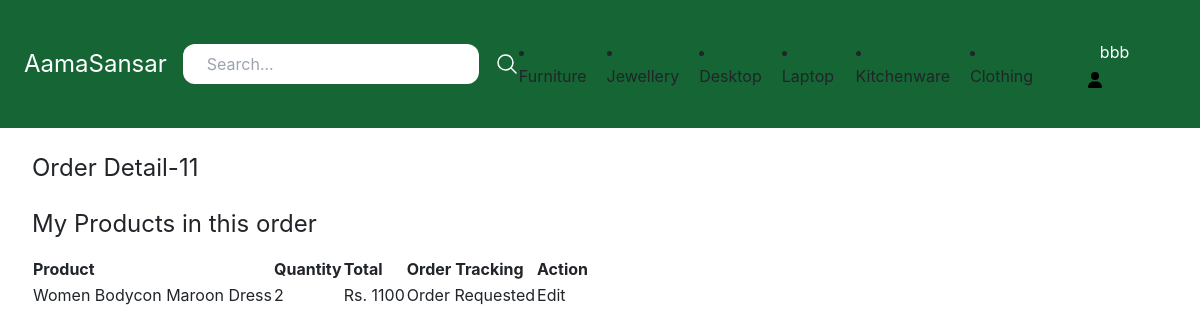
/vendor/35/order-detail/13/ (signed in), run on the app's committed database.
### store/models.py (models this page shows, shortened)
class Category(models.Model):
    title = models.CharField(max_length=50)
    slug = models.SlugField()
    class Meta:
        verbose_name_plural = 'Categories'

class OrderItem(models.Model):
    order = models.ForeignKey(Order, related_name='items', on_delete=models.CASCADE)
    product = models.ForeignKey(Product, related_name='items', on_delete=models.CASCADE)
    price = models.IntegerField()
    quantity = models.IntegerField(default=1)
    tracking_status = models.CharField(max_length=50, choices=ORDER_TRACKING_CHOICE, default="Order Requested")
    created_by = models.ForeignKey(EcommerceUser, related_name='ordered_item', on_delete=models.CASCADE)
    created_at = models.DateTimeField(auto_now_add=True, blank=True, null=True)

class Order(models.Model):
    first_name = models.CharField(max_length=255)
    last_name = models.CharField(max_length=255)
    address = models.CharField(max_length=255)
    zipcode = models.CharField(max_length=255)
    city = models.CharField(max_length=255)
    mobile_no = models.CharField(max_length=10, blank=True, null=True)
    total_cost = models.IntegerField(default=0)
    paid_amount = models.IntegerField(blank=True, null=True)
    is_paid = models.BooleanField(default=False)
    merchant_id = created_by = models.CharField(max_length=255)
    created_by = models.ForeignKey(EcommerceUser, related_name='orders', on_delete=models.SET_NULL, null=True)

class Product(models.Model):
    DRAFT = 'Draft'
    WAITING_APPROVAL = 'Waitingapproval'
    ACTIVE = 'Active'
    DELETED = 'Deleted'
    STATUS_CHOICES = (
        (DRAFT, 'Draft'),
        (WAITING_APPROVAL, 'Waiting approval'),
        (ACTIVE, 'Active'),
        (DELETED, 'Deleted')
    )
    user = models.ForeignKey(EcommerceUser, related_name='products', on_delete=models.CASCADE)
    category = models.ForeignKey(Category, related_name='products', on_delete=models.CASCADE)
    title = models.CharField(max_length=50)
    slug = models.SlugField(max_length=50)
    description = models.TextField(blank=True)
    price = models.IntegerField()
    image = models.ImageField(upload_to='uploads/product_images/', blank=True, null=True)
    thumbnail = models.ImageField(upload_to='uploads/product_images/thumbnail/', blank=True, null=True)
    status = models.CharField(max_length=50, choices=STATUS_CHOICES, default=ACTIVE)
    class Meta:
        ordering = ('-price',)

### vendor/models.py (models this page shows)
class EcommerceUser(AbstractUser):
    is_vendor = models.BooleanField(default=False)
    is_OTP_verified = models.BooleanField(default=False)

### vendor/views.py (the view)
# urls.py: path('<int:user_pk>/order-detail/<int:order_pk>/', views.seller_order_detail, name='seller_order_detail'),
@login_required
def seller_order_detail(request, user_pk, order_pk, *args, **kwargs):
    if request.user.is_authenticated and request.user.is_vendor:
        try:
            has_vendor = VendorDetail.objects.get(vendor_id=request.user.id)
            if has_vendor:
                orderitem = OrderItem.objects.get(pk=order_pk)
                print("sdsd", orderitem)
                return render(request, 'userprofile/seller_order_detail.html', {
                    'orderitem': orderitem,
                })
        except VendorDetail.DoesNotExist:
            return render(request, 'userprofile/vendor_detail_form.html')
    else:
        return render(request, 'registration/login.html')

### store/context_processors.py (called while the page is built)
def cart(request):
    return {'cart': Cart(request)}

### store/templatetags/menu.py (called while the page is built)
@register.inclusion_tag('core/menu.html')
def menu():
    categories = Category.objects.all().order_by('?')
    return {'categories': categories}

### vendor/templates/userprofile/seller_order_detail.html (shortened to what this page needs)
{% extends 'core/base.html' %}
{% block content %}
    <h1 class="mb-6 text-2xl">Order Detail-{{ orderitem.order.id }}</h1>
    <h2 class="mb-3 text-2xl">My Products in this order</h2>
    <div class="flex flex-wrap">
        <table>
            <tr>
                <th>Product</th>
                <th>Quantity</th>
                <th>Total</th>
                <th>Order Tracking</th>
                <th>Action</th>
            </tr>
            <tr>
                <td>{{ orderitem.product.title }}</td>
                <td>{{ orderitem.quantity }}</td>
                <td>Rs. {{ orderitem.price }}</td>
                <td>{{ orderitem.tracking_status }}</td>
                <td>Edit</td>
            </tr>
        </table>
{% endblock %}

### core/templates/core/base.html (shortened to what this page needs)
{% load static %}
{% load menu %}
<!doctype html>
<html>
<head>
    <script src="https://cdn.tailwindcss.com"></script>
    <link rel="stylesheet" href="https://cdn.jsdelivr.net/npm/bootstrap@4.0.0/dist/css/bootstrap.min.css"
>
    <link rel="stylesheet"
          href="https://cdn.jsdelivr.net/npm/@fortawesome/fontawesome-free@5.15.4/css/fontawesome.min.css"
>
    <link href="{% static 'css/style.css' %}" rel="stylesheet">
</head>
<body>
<nav class="max-w-10xl mx-auto py-4 px-6 flex items-center justify-between bg-green-800">
    <div class="logo">
        <a href="/" class="text-2xl text-white">AamaSansar</a>
    </div>
    <div class="serach">
        <form method="get" action="{% url 'search' %}" class="flex items-center space-x-4">
            <input type="search" name="query" placeholder="Search..." class="py-2 px-6 rounded-xl">
            <button>
                <svg xmlns="http://www.w3.org/2000/svg" fill="none" viewBox="0 0 24 24" stroke-width="1.5"
                     stroke="currentColor" class="w-6 h-6 text-white">
                    <path stroke-linecap="round" stroke-linejoin="round"
                          d="M21 21l-5.197-5.197m0 0A7.5 7.5 0 105.196 5.196a7.5 7.5 0 0010.607 10.607z"/>
                </svg>
            </button>
        </form>
    </div>
    <div class="flex items-center space-x-5">
        {% menu %}
        {% if request.user.is_authenticated %}
            <div class="dropdown">
                <button class="dropbtn">
                        <span class="py-2 px-4  rounded-xl text-white hover:bg-teal-900">
                          {% if request.user.is_superuser %}
                              <a href="{% url 'dashboard:admin_index' %}">{{ request.user.username }}</a>
                          {% elif request.user.is_vendor %}
                              <a href="{% url 'seller' request.user.id %}">{{ request.user.username }}</a>
                          {% else %}
                              <a href="{% url 'frontpage' %}">{{ request.user.username }}</a>
                          {% endif %}</span>
                </button>
            </div>
        {% endif %}
    </div>
</nav>
<div class="max-w-6xl mx-auto py-6 px-2">
    {% block content %}
    {% endblock %}
</div>
</body>
</html>

### core/templates/core/menu.html
{% for category in categories|slice:'6' %}
    <li class="megamenu-container">
        <a href="{% url 'category_detail' category.slug %}">{{ category.title }}</a>
    </li>
{% endfor %}

### core/templates/core/base.html (style rules this page uses)
.dropbtn { color: rgb(27, 23, 23); padding: 16px; font-size: 16px; border: none; }
.dropdown { position: relative; display: inline-block; }
.icon { width: 1em; display: inline; margin-right: 40px; position: relative; top: 0.15em; }

### data on the page
Category: title "Furniture"
Category: title "Jewellery"
Category: title "Desktop"
Category: title "Laptop"
Category: title "Kitchenware"
Category: title "Clothing"
EcommerceUser: user.username "bbb"
OrderItem: order.id "11", product "Women Bodycon Maroon Dress", quantity "2", price "1100", tracking_status "Order Requested"
